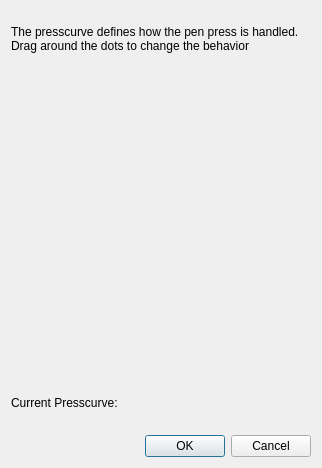
<?xml version="1.0" encoding="UTF-8"?>
<ui version="4.0">
 <class>PressCurveDialog</class>
 <widget class="QDialog" name="PressCurveDialog">
  <property name="windowModality">
   <enum>Qt::NonModal</enum>
  </property>
  <property name="geometry">
   <rect>
    <x>0</x>
    <y>0</y>
    <width>308</width>
    <height>468</height>
   </rect>
  </property>
  <property name="sizePolicy">
   <sizepolicy hsizetype="Preferred" vsizetype="Preferred">
    <horstretch>0</horstretch>
    <verstretch>0</verstretch>
   </sizepolicy>
  </property>
  <property name="windowTitle">
   <string>Press Curve Settings</string>
  </property>
  <property name="locale">
   <locale language="English" country="UnitedKingdom"/>
  </property>
  <property name="sizeGripEnabled">
   <bool>false</bool>
  </property>
  <layout class="QVBoxLayout" name="verticalLayout">
   <property name="spacing">
    <number>5</number>
   </property>
   <item>
    <widget class="QLabel" name="explaining_Label">
     <property name="text">
      <string>The presscurve defines how the pen press is handled.
Drag around the dots to change the behavior</string>
     </property>
     <property name="scaledContents">
      <bool>false</bool>
     </property>
     <property name="wordWrap">
      <bool>true</bool>
     </property>
    </widget>
   </item>
   <item>
    <widget class="Wacom::PressCurve" name="pc_Widget" native="true">
     <property name="sizePolicy">
      <sizepolicy hsizetype="Fixed" vsizetype="Fixed">
       <horstretch>0</horstretch>
       <verstretch>0</verstretch>
      </sizepolicy>
     </property>
     <property name="minimumSize">
      <size>
       <width>300</width>
       <height>300</height>
      </size>
     </property>
     <property name="maximumSize">
      <size>
       <width>300</width>
       <height>300</height>
      </size>
     </property>
    </widget>
   </item>
   <item>
    <layout class="QHBoxLayout" name="horizontalLayout">
     <item>
      <widget class="QLabel" name="pc_Label">
       <property name="text">
        <string>Current Presscurve:</string>
       </property>
      </widget>
     </item>
     <item>
      <widget class="QLabel" name="pc_Values">
       <property name="text">
        <string/>
       </property>
      </widget>
     </item>
     <item>
      <spacer name="horizontalSpacer">
       <property name="orientation">
        <enum>Qt::Horizontal</enum>
       </property>
       <property name="sizeHint" stdset="0">
        <size>
         <width>40</width>
         <height>20</height>
        </size>
       </property>
      </spacer>
     </item>
    </layout>
   </item>
   <item>
    <widget class="QDialogButtonBox" name="buttonBox">
     <property name="standardButtons">
      <set>QDialogButtonBox::Cancel|QDialogButtonBox::Ok</set>
     </property>
    </widget>
   </item>
  </layout>
 </widget>
 <customwidgets>
  <customwidget>
   <class>Wacom::PressCurve</class>
   <extends>QWidget</extends>
   <header>presscurve.h</header>
   <container>1</container>
  </customwidget>
 </customwidgets>
 <resources/>
 <connections>
  <connection>
   <sender>buttonBox</sender>
   <signal>rejected()</signal>
   <receiver>PressCurveDialog</receiver>
   <slot>reject()</slot>
   <hints>
    <hint type="sourcelabel">
     <x>236</x>
     <y>453</y>
    </hint>
    <hint type="destinationlabel">
     <x>249</x>
     <y>427</y>
    </hint>
   </hints>
  </connection>
  <connection>
   <sender>buttonBox</sender>
   <signal>accepted()</signal>
   <receiver>PressCurveDialog</receiver>
   <slot>accept()</slot>
   <hints>
    <hint type="sourcelabel">
     <x>114</x>
     <y>443</y>
    </hint>
    <hint type="destinationlabel">
     <x>94</x>
     <y>429</y>
    </hint>
   </hints>
  </connection>
 </connections>
</ui>
